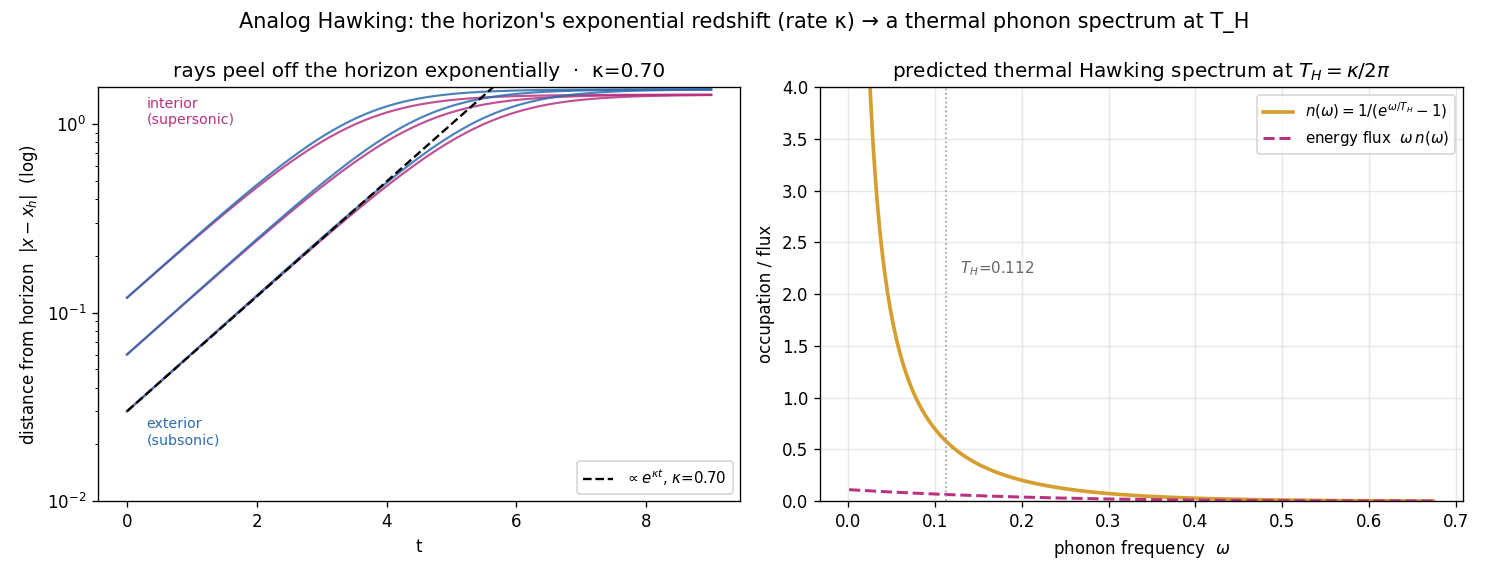

Source code (Python):
"""
Frontier prototype 14: analog Hawking -- the exponential redshift and thermal spectrum.

The neck is a de Laval nozzle: a transonic superfluid crosses the sound speed at the
throat, a sonic horizon (analog_horizon.py). Here we take the horizon's radiation
seriously. Near the horizon the outgoing (upstream) characteristic obeys
    dx/dt = v(x) - c(x) ~ kappa * (x - x_h),
so a ray peels away EXPONENTIALLY, |x - x_h| ~ e^{kappa t}: a mode dragged to the
horizon is redshifted without bound at the rate kappa (the surface gravity). That
exponential relation between horizon-time and lab-time is exactly what turns the
vacuum into a THERMAL spectrum at the Hawking temperature T_H = kappa / 2*pi. We
(1) trace the rays and read kappa off the exponential slope -- an independent,
DYNAMICAL measurement of the surface gravity that must match the static formula --
and (2) plot the predicted thermal phonon occupation n(omega) = 1/(e^{omega/T_H}-1).

Honest scope: this is the kinematic Hawking result (temperature + thermality
mechanism). The spontaneous pair spectrum |beta_omega|^2 itself requires the
dispersive Bogoliubov-de Gennes scattering with its negative-norm partner mode --
the rigorous completion, noted but not attempted here.
"""
import numpy as np
from scipy.interpolate import interp1d
from scipy.integrate import solve_ivp
import matplotlib
matplotlib.use("Agg")
import matplotlib.pyplot as plt

OUT = "/home/thorax/nls_lumpy_torus"
PINK, BLUE, GOLD = "#b83280", "#2b6cb0", "#d69e2e"

# --- transonic flow through the neck (as in analog_horizon.py) ---
mu, g = 1.0, 1.0
x = np.linspace(-np.pi / 2, np.pi / 2, 1200)
A = np.sqrt((1 + np.sin(x) ** 2) / 2)                 # throat (min A) at x=0
Amin = A.min()
vs = np.sqrt(2 * mu / 3); rhos = vs ** 2; J = rhos * vs * Amin
v = np.empty_like(x)
for i, xi in enumerate(x):
    roots = np.roots([0.5, 0, -mu, J / A[i]])
    pos = np.sort(roots[np.abs(roots.imag) < 1e-6].real)
    pos = pos[pos > 0]
    v[i] = pos[0] if xi < 0 else pos[-1]
rho = J / (v * A); c = np.sqrt(g * rho)
vmc = v - c                                           # upstream characteristic speed
# The transonic branch-selection has a kink exactly at the sonic point, so a
# single-point gradient there is unreliable. Extract kappa from a smooth (odd-cubic)
# fit of v-c across the throat, excluding the immediate kink.
fitmask = (np.abs(x) > 0.02) & (np.abs(x) < 0.35)
cfit = np.polyfit(x[fitmask], vmc[fitmask], 3)
vmc_smooth = np.poly1d(cfit)
kappa_static = abs(np.polyval(np.polyder(cfit), 0.0))
T_H = kappa_static / (2 * np.pi)
print(f"surface gravity kappa (smooth fit) = {kappa_static:.4f}   T_H = {T_H:.4f}", flush=True)

# --- (1) trace upstream rays on the smooth flow; peeling gives kappa dynamically ---
vmcf = vmc_smooth                                     # smooth v-c (no branch kink)
rays = []
for x0 in [-0.12, -0.06, -0.03, 0.03, 0.06, 0.12]:
    s = solve_ivp(lambda t, y: vmcf(y), [0, 9], [x0], max_step=0.02, rtol=1e-8, dense_output=True)
    rays.append((s.t, s.y[0]))
tt, xx = rays[2]                                      # x0 = -0.03, closest inside
near = np.abs(xx) < 0.15                              # near-horizon (linear) zone
kappa_dyn = np.polyfit(tt[near], np.log(np.abs(xx[near])), 1)[0]
print(f"surface gravity kappa (dynamical, ray slope) = {kappa_dyn:.4f}", flush=True)

# --- (2) predicted thermal phonon spectrum at T_H ---
omega = np.linspace(1e-3, 6 * T_H, 400)
n_thermal = 1.0 / (np.exp(omega / T_H) - 1.0)         # Bose occupation
flux = omega * n_thermal                              # energy flux density (Planck-like)

fig, ax = plt.subplots(1, 2, figsize=(12.4, 4.8))

axA = ax[0]
for (tt, xx), col in zip(rays, [PINK, PINK, PINK, BLUE, BLUE, BLUE]):
    axA.plot(tt, np.abs(xx) + 1e-6, color=col, lw=1.3, alpha=.85)
# reference exponential of the fitted slope
tref = np.linspace(0, 6, 50)
axA.plot(tref, 0.03 * np.exp(kappa_dyn * tref), "k--", lw=1.4,
         label=rf"$\propto e^{{\kappa t}}$, $\kappa$={kappa_dyn:.2f}")
axA.set_yscale("log"); axA.set_ylim(1e-2, np.pi / 2)
axA.set_xlabel("t"); axA.set_ylabel(r"distance from horizon  $|x-x_h|$  (log)")
axA.set_title(f"rays peel off the horizon exponentially  ·  κ={kappa_dyn:.2f}")
axA.text(0.3, 1.0, "interior\n(supersonic)", color=PINK, fontsize=8.5)
axA.text(0.3, 0.02, "exterior\n(subsonic)", color=BLUE, fontsize=8.5)
axA.legend(loc="lower right", fontsize=9)

axB = ax[1]
axB.plot(omega, n_thermal, color=GOLD, lw=2.2, label=r"$n(\omega)=1/(e^{\omega/T_H}-1)$")
axB.plot(omega, flux, color=PINK, lw=1.8, ls="--", label=r"energy flux  $\omega\,n(\omega)$")
axB.axvline(T_H, color="0.6", lw=1.0, ls=":")
axB.text(T_H * 1.05, 2.2, f"  $T_H$={T_H:.3f}", fontsize=9, color="0.4")
axB.set_ylim(0, 4)
axB.set_xlabel(r"phonon frequency  $\omega$"); axB.set_ylabel("occupation / flux")
axB.set_title(r"predicted thermal Hawking spectrum at $T_H=\kappa/2\pi$")
axB.legend(fontsize=9); axB.grid(alpha=0.3)

fig.suptitle("Analog Hawking: the horizon's exponential redshift (rate κ) → a thermal phonon spectrum at T_H",
             fontsize=12.5)
fig.tight_layout()
fig.savefig(f"{OUT}/hawking.png", dpi=120)
print("wrote hawking.png", flush=True)
